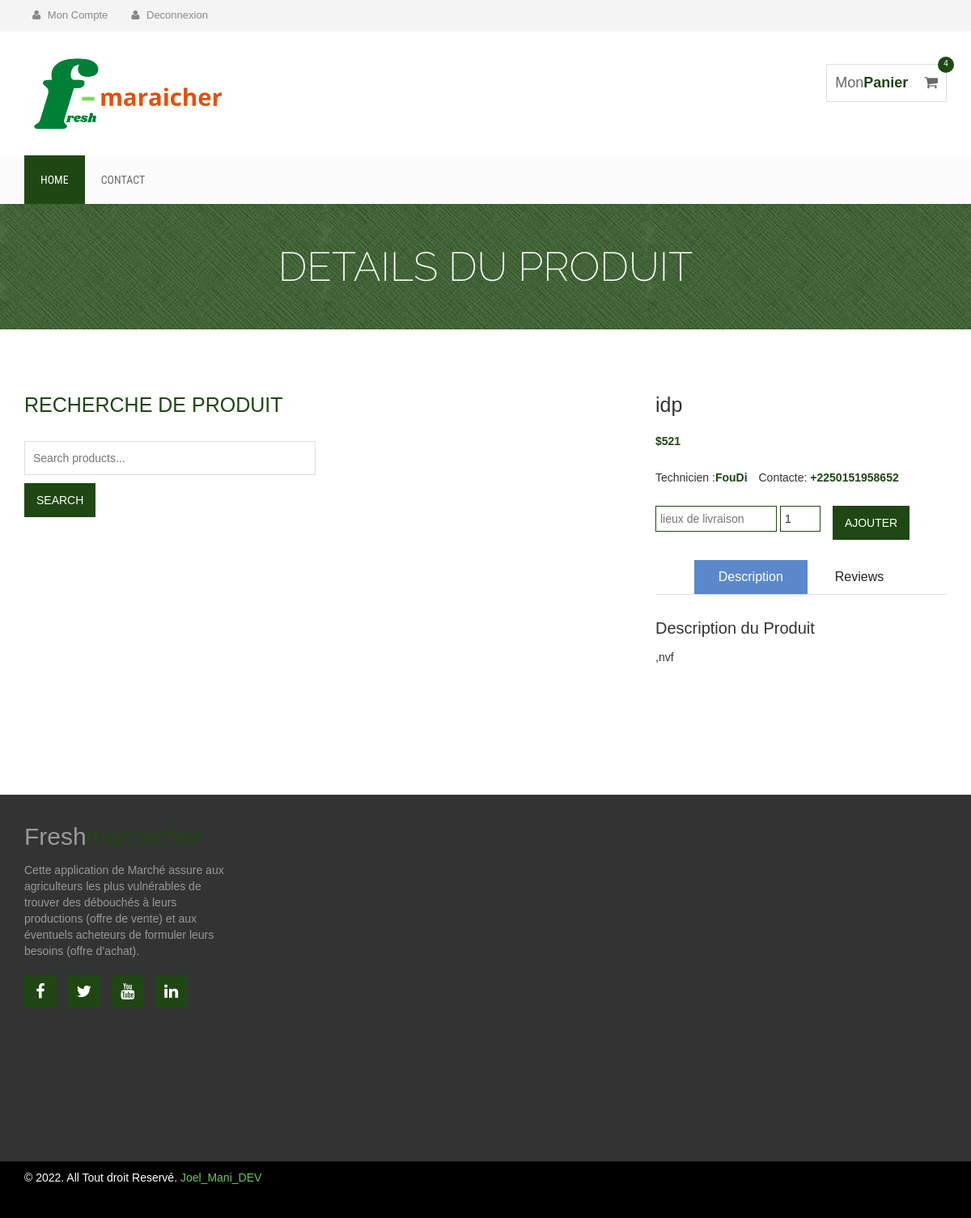
Screenshot of /detail/1 (signed in) with the database file from the repository.
### main/models.py (models this page shows, shortened)
class Produit(models.Model):
    Nom=models.CharField(max_length=40)
    prix = models.IntegerField()
    description=models.TextField()
    lieu = models.CharField(max_length=40)
    image_produit= CloudinaryField('image')
    agent = models.ForeignKey('Agent', on_delete=models.CASCADE,null=True)

class Agent(models.Model):
    user=models.OneToOneField(User,on_delete=models.CASCADE)
    Tel = PhoneNumberField(blank=True)

### main/views.py (the view)
# urls.py: path('detail/<int:pk>', views.menuDetail, name='detail'),
@login_required(login_url='signinclient')
def menuDetail(request, pk):
    if request.user:
        produit = Produit.objects.filter(id=pk).first()
        panier_produits = Commande.objects.filter(client=request.user,statut=False)
        taille= len(panier_produits)
        context = {
            'produit' : produit,
            'taille':taille,
        }
        return render(request, 'main/detail.html', context)
    else:
        return redirect("signinclient")

### main/templates/main/detail.html (shortened to what this page needs)
{% load crispy_forms_tags %}
{% load static %}
{% load widget_tweaks %}
<!DOCTYPE html>
<html lang="en">
  <head>
    <link rel="stylesheet" href="{% static 'css/bootstrap.min.css' %}">
    <link rel="stylesheet" href="{% static 'css/font-awesome.min.css' %}">
    <link rel="stylesheet" href="{% static 'css/owl.carousel.css' %}">
    <link rel="stylesheet" href="{% static 'css/style.css' %}">
    <link rel="stylesheet" href="{% static 'css/responsive.css' %}">
  </head>
  <body>
    <div class="header-area">
      <div class="container">
          <div class="row">
              <div class="col-md-8">
                  <div class="user-menu">
                      <ul>
                        <li><a href="#"><i class="fa fa-user"></i> Mon Compte</a></li>
                        <li><a href="{% url 'logoutclient' %}"><i class="fa fa-user"></i> Deconnexion</a></li>
                      </ul>
                  </div>
              </div>
          </div>
      </div>
  </div>
    <div class="site-branding-area">
        <div class="container">
            <div class="row">
                <div class="col-sm-6">
                    <div class="logo">
                        <h1><a href="./"><img src="{% static '/images/logg.png' %}" style="width: 250px;height: 200;"></a></h1>
                    </div>
                </div>
                <div class="col-sm-6">
                    <div class="shopping-item">
                        <a href="{% url 'panier' %}">Mon<span class="cart-amunt">Panier</span> <i class="fa fa-shopping-cart"></i> <span class="product-count">{{taille}}</span></a>
                    </div>
                </div>
            </div>
        </div>
    </div>
    <div class="mainmenu-area">
        <div class="container">
            <div class="row">
                <div class="navbar-collapse collapse">
                  <ul class="nav navbar-nav">
                      <li class="active"><a href="#">Home</a></li>
                      <li><a href="#">Contact</a></li>
                  </ul>
              </div>
            </div>
        </div>
    </div>
    <div class="product-big-title-area">
        <div class="container">
            <div class="row">
                <div class="col-md-12">
                    <div class="product-bit-title text-center">
                        <h2>DETAILS DU PRODUIT</h2>
                    </div>
                </div>
            </div>
        </div>
    </div>
    <div class="single-product-area">
        <div class="container">
            <div class="row">
                <div class="col-md-4">
                    <div class="single-sidebar">
                        <h2 class="sidebar-title">Recherche de produit</h2>
                        <form action="">
                            <input type="text" placeholder="Search products...">
                            <input type="submit" value="Search">
                        </form>
                    </div>
                </div>
                <div class="col-md-8">
                    <div class="product-content-right">
                        <div class="row">
                            <div class="col-sm-6">
                                <div class="product-images">
                                    <div class="product-main-img">
                                    </div>
                                    <div class="product-gallery">
                                    </div>
                                </div>
                            </div>
                            <div class="col-sm-6">
                                <div class="product-inner">
                                    <h2 class="product-name">{{ produit.Nom }}</h2>
                                    <div class="product-inner-price">
                                        <ins>${{ produit.prix }}</ins>
                                    </div>
                                    <div class="product-inner-price">
                                        Technicien :<ins>{{ produit.agent.user.username}}</ins>
                                        Contacte: <ins>{{ produit.agent.Tel}}</ins>
                                    </div>
                                    <form method="POST" action="{% url 'ajouter-au-panier' produit.id %}" class="cart">
                                      <div class="quantity">
                                        <input type="text" size="10" class="input-text qty text" title="Lieu_livraison" placeholder="lieux de livraison"  name="Lieu_livraison" >
                                        <input type="number" size="4" class="input-text qty text" title="Qty" value="1" name="quantite" min="1" step="1">
                                      </div>
                                        <button class="add_to_cart_button" type="submit">Ajouter</button>
                                    </form>
                                    <div role="tabpanel">
                                        <ul class="product-tab" role="tablist">
                                            <li role="presentation" class="active"><a href="#home" aria-controls="home" role="tab" data-toggle="tab">Description</a></li>
                                            <li role="presentation"><a href="#profile" aria-controls="profile" role="tab" data-toggle="tab">Reviews</a></li>
                                        </ul>
                                        <div class="tab-content">
                                            <div role="tabpanel" class="tab-pane fade in active" id="home">
                                                <h2>Description du Produit</h2>
                                                <p>{{ produit.description }}</p>
                                            </div>
                                        </div>
                                    </div>
                                </div>
                            </div>
                        </div>
                        </div>
                    </div>
                </div>
            </div>
        </div>
    <div class="footer-top-area">
        <div class="container">
            <div class="row">
                <div class="col-md-3 col-sm-6">
                    <div class="footer-about-us">
                        <h2>Fresh<span>marraicher</span></h2>
                        <p>
                          Cette application de Marché assure aux agriculteurs les plus vulnérables de trouver des débouchés à leurs productions (offre de vente) et aux éventuels acheteurs de formuler leurs besoins (offre d’achat).
                        </p>
                        <div class="footer-social">
                            <a href="#" target="_blank"><i class="fa fa-facebook"></i></a>
                            <a href="#" target="_blank"><i class="fa fa-twitter"></i></a>
                            <a href="#" target="_blank"><i class="fa fa-youtube"></i></a>
                            <a href="#" target="_blank"><i class="fa fa-linkedin"></i></a>
                        </div>
                    </div>
                </div>
            </div>
        </div>
    </div>
    <div class="footer-bottom-area">
        <div class="container">
            <div class="row">
                <div class="col-md-8">
                    <div class="copyright">
                       <p>&copy; 2022. All Tout droit Reservé. <a href="https://geeksp3.com/mani/joelmani-dev/" target="_blank">Joel_Mani_DEV</a></p>
                    </div>
                </div>
            </div>
        </div>
    </div>
  </body>
</html>

### static/css/style.css (style rules this page uses)
img { max-width: 100%; height: auto; }
h1, h2, h3, h4, h5, h6 { margin: 0 0 15px; }
body { font-family:Arial, Helvetica, sans-serif; }
.header-area { background: none repeat scroll 0 0 #f4f4f4; }
.header-area a { color: #888; }
.user-menu ul { list-style: outside none none; margin: 0; padding: 0; }
.user-menu li { display: inline-block; }
.user-menu li a { display: block; font-size: 13px; margin-right: 5px; padding: 10px; }
.user-menu li a i.fa { margin-right: 5px; }
.mainmenu-area { background: none repeat scroll 0 0 #fbfbfb; font-family: "Roboto Condensed",sans-serif; text-transform: uppercase; width: 100%; z-index: 999; }
.logo h1 { font-size: 40px; margin: 30px 0;font-weight: 400; }
.logo h1 a { color: #999; }
.shopping-item { border: 1px solid #ddd; float: right; font-size: 18px; margin-top: 40px; padding: 10px; position: relative; }
.shopping-item a { color: #666; }
.cart-amunt { color: #1f4713; font-weight: 700; }
.product-count { background: none repeat scroll 0 0 #1f4713; border-radius: 50%; color: #fff; display: inline-block; font-size: 10px; height: 20px; padding-top: 2px; position: absolute; right: -10px; text-align: center; top: -10px; width: 20px; }
.shopping-item i.fa { margin-left: 15px; }
.mainmenu-area ul.navbar-nav li a { color: #6e6a6a; font-size: 14px; padding: 20px; }
.mainmenu-area ul.navbar-nav li:hover a, .mainmenu-area ul.navbar-nav li.active a { background: #1f4713; color:#FFF; }
.footer-top-area { background: none repeat scroll 0 0 #333; color: #999; padding: 35px 0 180px; }
.footer-bottom-area { background: #000;color: #fff }
.footer-about-us span { color: #1f4713; }
.footer-about-us h2 { font-weight: 200; }
.footer-social a { background: none repeat scroll 0 0 #1f4713; color: #fff; display: inline-block; font-size: 20px; height: 40px; margin-bottom: 10px; margin-right: 10px; padding-top: 5px; text-align: center; width: 40px;border: 1px solid #1f4713; }
.footer-social { margin-top: 20px }
a { color: #67ca5a }
.footer-bottom-area { background: none repeat scroll 0 0 #000; color: #fff; padding-bottom: 40px; }
.copyright > p { margin: 10px 0 0; }
.product-big-title-area { background: url(img/crossword.png) repeat scroll 0 0 #1f4713 }
.product-bit-title h2 { font-family: raleway; font-size: 50px; font-weight: 200; margin: 0; padding: 50px 0;color: #fff; }
.single-product-area { padding: 80px 0 130px; }
.sidebar-title { color: #1f4713; font-size: 25px; margin-bottom: 30px; text-transform: uppercase; }
.single-sidebar { margin-bottom: 50px; }
input[type="text"], input[type="password"], input[type="email"], textarea { border: 1px solid #ddd; padding: 10px; }
input[type="submit"], button[type=submit] { background: none repeat scroll 0 0 #1f4713; border: medium none; color: #fff; padding: 11px 20px; text-transform: uppercase; }
.single-sidebar input[type="text"] { margin-bottom: 10px; width: 100%; }
.product-main-img { margin-bottom: 20px; }
.product-gallery { margin-bottom: 25px; margin-left: -15px; overflow: hidden; }
.product-name { font-size: 25px; margin-bottom: 20px; }
.product-inner-price { margin-bottom: 25px; }
.product-inner-price > ins { color: #1f4713; font-weight: 700; margin-right: 10px; text-decoration: none; }
.quantity { float: left; margin-right: 15px; }
.quantity input[type="number"] { border: 1px solid #1f4713; padding: 5px; width: 50px; }
.quantity input[type="text"] { border: 1px solid #1f4713; padding: 5px; width: 150px; }
.add_to_cart_button { background: none repeat scroll 0 0 #26a541; border: medium none; color: #fff; padding: 6px 25px;display: inline-block }
form.cart { margin-bottom: 25px; }
.product-tab { border-bottom: 1px solid #ddd; list-style: outside none none; margin: 0 0 30px; padding: 0; text-align: center; }
.product-tab li { display: inline-block; }
.product-tab li.active { background: none repeat scroll 0 0 #5a88ca; }
.product-tab li.active a { color: #fff; }
.product-tab li a { color: #222; display: block; font-size: 16px; padding: 10px 30px; }
.tab-content h2 { font-size: 20px; }
.tab-content { margin-bottom: 30px; }

### static/css/responsive.css (style rules this page uses)
@media only screen and (min-width: 992px) and (max-width: 1280px) { input[type="submit"], button[type="submit"] { padding: 11px 15px; } }

### rows the page displays
Produit: Nom "idp", prix "521", agent.user.username "FouDi", agent.Tel "+2250151958652", description ",nvf"

### other values shown
{{ taille }} "4"
